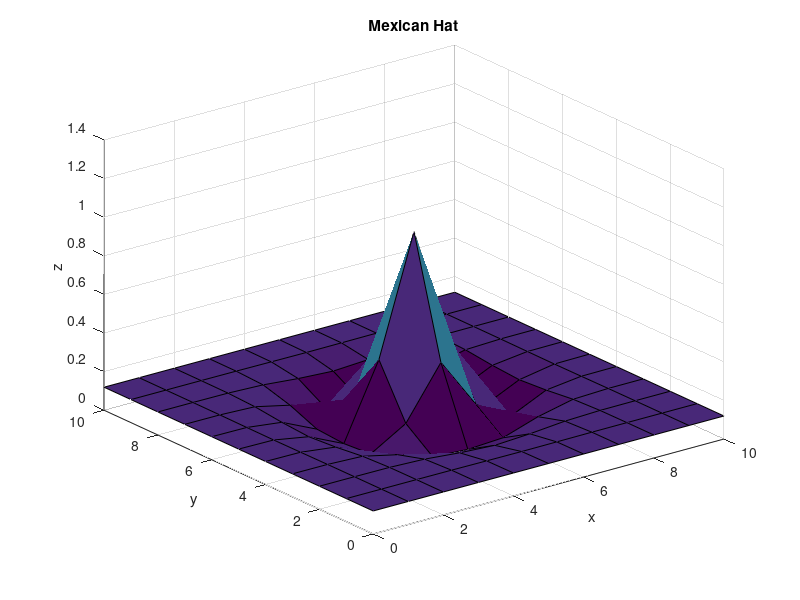

The MATLAB source for this figure: (Note: this script raises an error after producing the figure.)
clear;clc;

[M, N] = meshgrid(0:1:10,0:1:10);
x(1,:) = reshape(M,1,[]);
x(2,:) = reshape(N,1,[]);
a = 1;
b = 0;
Z = (0.0431/0.3614)+(1/0.3614)*(1/pi).*(1-((M-5).^2 + (N-5).^2)/2).*exp(-((M-5).^2 + (N-5).^2)/2);
output = reshape(Z,1,[]);

figure(1)
surf(M,N,Z)
hold on
title('Mexican Hat')
xlabel('x')
ylabel('y')
zlabel('z')


% Neural Network Architecture Variables
ins = 2; % Number of input nodes
hids = 10; % Number of hidden nodes
outs = 1; % Number of output nodes
examples = length(x(1,:)); % Number of examples

% Learning Parameters
kappa = 0.1;
phi = 0.5;
theta = 0.7;
mu = .7;

% Weights and Derivatives
a(1:(ins+1), 1:hids) = 0.0; % Hidden weights
b(1:(hids+1), 1:outs) = 0.0; % Output weights
cHid(1:(ins+1), 1:hids) = 0.0; % Weight changes
cOut(1:(hids+ins+1), 1:outs) = 0.0;
dHid(1:(ins+1), 1:hids) = 0.0; % Derivatives
dOut(1:(hids+ins+1), 1:outs) = 0.0;
eHid(1:(ins+1), 1:hids) = 0.0; % Adaptive learning rates
eOut(1:(hids+ins+1), 1:outs) = 0.0;
fHid(1:(ins+1), 1:hids) = 0.0; % Recent average of derivatives
fOut(1:(hids+ins+1), 1:outs) = 0.0;
u = 0.0; % Weighted sum for hidden node 
y(1:hids) = 0.0; % Hidden node outputs
v = 0.0; % Weighted sum for output node
z(1:outs) = 0.0; % Output node outputs
p(1:outs) = 0.0; % dE/dv
epoch = 0; % Current epoch number


%initWeights
%%%%%%%%%%%%%%%%%%%%%%%%%%%%%%%%%%%%%%%%%%%%%%%%%%%%%%%%%%%%%%
for j = 1:hids,
    for i = 1:(ins+1),
        a(i,j) = 0.2 * (rand - 0.5);
        eHid(i,j) = kappa;
    end % i
end % j
for k = 1:outs,
    for j = 1:(hids+1),
        if mod(j,2) == 0
            b(j,k) = 1;
        else
            b(j,k) = -1;
        end % if
    eOut(j,k) = kappa;
   end % j
end % k


% The main program
while (epoch < 10000)
    epoch = epoch + 1;
    error_sum(epoch) = 0;
    for n = 1:examples % Cycling through examples for epoch-based update



         %Forward Evaluation %%%%%%%%%%%%%%%%%%%%%%%%%%%%%%%%%%%%%%%%%%%%%%
        for j = 1:hids,
            u = a(ins+1,j); % Bias weight
            for i = 1:ins,
                u = u + (a(i,j) * x(i,n)); % Weighted inputs
            end % i
            y(j) = logistic(u);
        end % j
        for k = 1:outs,
            v = b(hids+1,k); % Bias weight
            for j = 1:hids,
                v = v + (b(j,k) * y(j)); % Hidden outputs, wtd.
            end % j
            z(k) = logistic(v);
           
         
            
        end % k
        s(1,n) = z; % For recording results
        error_sum(epoch) = error_sum(epoch) + abs(z(1)-output(1,n));% Sum of errors



        % Backpropagation %%%%%%%%%%%%%%%%%%%%%%%%%%%%%%%%%%%%%%%%%%%%%%%%%
        q(1:hids) = 0.0; % dE/du (reset to 0 each time)
        for k = 1:outs,% Calculate error derivatives on output node weights
            p(k) = (z(k) - output(k,n)) * z(k) * (1 - z(k));
            dOut(hids+1,k) = dOut(hids+1,k) + p(k); % Bias weight
            for j = 1:hids, % Weights on hids
                dOut(j,k) = dOut(j,k) + p(k) * y(j);
                q(j) = q(j) + p(k) * b(j,k); % Used below
            end % j
        end % k
        for j = 1:hids,
            q(j) = q(j) * y(j) * (1 - y(j));
            dHid(ins+1,j) = dHid(ins+1,j) + q(j); % Bias weight
            for i = 1:ins, % Weights on ins
                dHid(i,j) = dHid(i,j) + q(j) * x(i,n);
            end % i
        end % j


    end % n - examples


   % Change Weights %%%%%%%%%%%%%%%%%%%%%%%%%%%%%%%%%%%%%%%%%%%%%%%%%%%%%%
    for j = 1:hids, % Change weights on hidden nodes
        for i = 1:(ins+1),
            if dHid(i,j)*fHid(i,j) > 0.0 
                eHid(i,j) = eHid(i,j) + kappa;
            else
                eHid(i,j) = eHid(i,j) * phi;
            end
            fHid(i,j) = theta * fHid(i,j) + (1 - theta) * dHid(i,j);
            cHid(i,j) = mu *cHid(i,j) - (1 - mu) * eHid(i,j) * dHid(i,j);
            a(i,j) = a(i,j) + cHid(i,j);
        end % i
    end % j
    for k = 1:outs, % Change weights on output nodes
        for j = 1:(hids+1),
            if dOut(j,k)*fOut(j,k) > 0.0 
                eOut(j,k) = eOut(j,k) + kappa;
            else
                eOut(j,k) = eOut(j,k) * phi;
            end
            fOut(j,k) = theta * fOut(j,k) + (1 - theta) * dOut(j,k);
            cOut(j,k) = mu *cOut(j,k) - (1 - mu) * eOut(j,k) * dOut(j,k);
            b(j,k) = b(j,k) + cOut(j,k);
        end % j
    end % k
    dHid(1:(ins+1), 1:hids) = 0; % Reset to 0
    dOut(1:(hids+1), 1:outs) = 0; % Reset to 0

    dHid(1:(ins+1), 1:hids) = 0; % Reset to 0
    dOut(1:(hids+1), 1:outs) = 0; % Reset to 0
end % while



output3d = reshape(s,length(M),length(N));
plot3(M,N,output3d,'ro','MarkerSize',10)


figure(2)
plot(error_sum);
xlabel('Epoch'); ylabel('Error');

